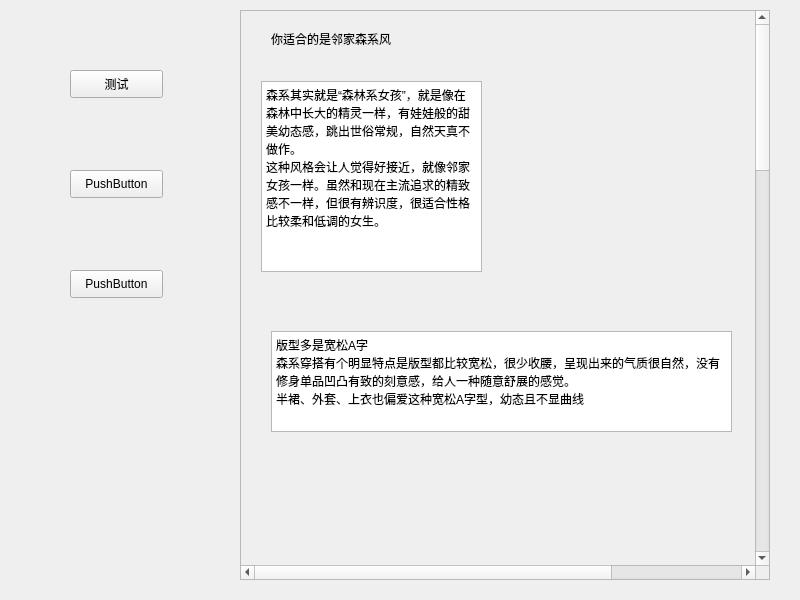
<?xml version="1.0" encoding="UTF-8"?>
<ui version="4.0">
 <class>w_s_t</class>
 <widget class="QWidget" name="w_s_t">
  <property name="geometry">
   <rect>
    <x>0</x>
    <y>0</y>
    <width>800</width>
    <height>600</height>
   </rect>
  </property>
  <property name="minimumSize">
   <size>
    <width>800</width>
    <height>600</height>
   </size>
  </property>
  <property name="maximumSize">
   <size>
    <width>800</width>
    <height>600</height>
   </size>
  </property>
  <property name="windowTitle">
   <string>Form</string>
  </property>
  <widget class="QScrollArea" name="scrollArea">
   <property name="geometry">
    <rect>
     <x>240</x>
     <y>10</y>
     <width>530</width>
     <height>570</height>
    </rect>
   </property>
   <property name="verticalScrollBarPolicy">
    <enum>Qt::ScrollBarAlwaysOn</enum>
   </property>
   <property name="horizontalScrollBarPolicy">
    <enum>Qt::ScrollBarAlwaysOn</enum>
   </property>
   <property name="widgetResizable">
    <bool>false</bool>
   </property>
   <widget class="QWidget" name="scrollAreaWidgetContents">
    <property name="geometry">
     <rect>
      <x>0</x>
      <y>-1453</y>
      <width>700</width>
      <height>2000</height>
     </rect>
    </property>
    <property name="minimumSize">
     <size>
      <width>500</width>
      <height>50</height>
     </size>
    </property>
    <widget class="QLabel" name="label">
     <property name="geometry">
      <rect>
       <x>30</x>
       <y>20</y>
       <width>181</width>
       <height>16</height>
      </rect>
     </property>
     <property name="text">
      <string>你适合的是邻家森系风</string>
     </property>
    </widget>
    <widget class="QTextBrowser" name="textBrowser">
     <property name="geometry">
      <rect>
       <x>20</x>
       <y>70</y>
       <width>221</width>
       <height>191</height>
      </rect>
     </property>
     <property name="html">
      <string>&lt;!DOCTYPE HTML PUBLIC &quot;-//W3C//DTD HTML 4.0//EN&quot; &quot;http://www.w3.org/TR/REC-html40/strict.dtd&quot;&gt;
&lt;html&gt;&lt;head&gt;&lt;meta name=&quot;qrichtext&quot; content=&quot;1&quot; /&gt;&lt;style type=&quot;text/css&quot;&gt;
p, li { white-space: pre-wrap; }
&lt;/style&gt;&lt;/head&gt;&lt;body style=&quot; font-family:'SimSun'; font-size:9pt; font-weight:400; font-style:normal;&quot;&gt;
&lt;p style=&quot; margin-top:0px; margin-bottom:0px; margin-left:0px; margin-right:0px; -qt-block-indent:0; text-indent:0px;&quot;&gt;森系其实就是“森林系女孩”，就是像在森林中长大的精灵一样，有娃娃般的甜美幼态感，跳出世俗常规，自然天真不做作。&lt;/p&gt;
&lt;p style=&quot; margin-top:0px; margin-bottom:0px; margin-left:0px; margin-right:0px; -qt-block-indent:0; text-indent:0px;&quot;&gt;这种风格会让人觉得好接近，就像邻家女孩一样。虽然和现在主流追求的精致感不一样，但很有辨识度，很适合性格比较柔和低调的女生。&lt;/p&gt;&lt;/body&gt;&lt;/html&gt;</string>
     </property>
    </widget>
    <widget class="QLabel" name="label_2">
     <property name="geometry">
      <rect>
       <x>260</x>
       <y>40</y>
       <width>221</width>
       <height>261</height>
      </rect>
     </property>
     <property name="text">
      <string/>
     </property>
    </widget>
    <widget class="QTextBrowser" name="textBrowser_2">
     <property name="geometry">
      <rect>
       <x>30</x>
       <y>320</y>
       <width>461</width>
       <height>101</height>
      </rect>
     </property>
     <property name="html">
      <string>&lt;!DOCTYPE HTML PUBLIC &quot;-//W3C//DTD HTML 4.0//EN&quot; &quot;http://www.w3.org/TR/REC-html40/strict.dtd&quot;&gt;
&lt;html&gt;&lt;head&gt;&lt;meta name=&quot;qrichtext&quot; content=&quot;1&quot; /&gt;&lt;style type=&quot;text/css&quot;&gt;
p, li { white-space: pre-wrap; }
&lt;/style&gt;&lt;/head&gt;&lt;body style=&quot; font-family:'SimSun'; font-size:9pt; font-weight:400; font-style:normal;&quot;&gt;
&lt;p style=&quot; margin-top:0px; margin-bottom:0px; margin-left:0px; margin-right:0px; -qt-block-indent:0; text-indent:0px;&quot;&gt;版型多是宽松A字&lt;/p&gt;
&lt;p style=&quot; margin-top:0px; margin-bottom:0px; margin-left:0px; margin-right:0px; -qt-block-indent:0; text-indent:0px;&quot;&gt;森系穿搭有个明显特点是版型都比较宽松，很少收腰，呈现出来的气质很自然，没有修身单品凹凸有致的刻意感，给人一种随意舒展的感觉。&lt;/p&gt;
&lt;p style=&quot; margin-top:0px; margin-bottom:0px; margin-left:0px; margin-right:0px; -qt-block-indent:0; text-indent:0px;&quot;&gt;半裙、外套、上衣也偏爱这种宽松A字型，幼态且不显曲线&lt;/p&gt;&lt;/body&gt;&lt;/html&gt;</string>
     </property>
    </widget>
    <widget class="QLabel" name="label_3">
     <property name="geometry">
      <rect>
       <x>30</x>
       <y>430</y>
       <width>451</width>
       <height>221</height>
      </rect>
     </property>
     <property name="text">
      <string/>
     </property>
    </widget>
    <widget class="QTextBrowser" name="textBrowser_3">
     <property name="geometry">
      <rect>
       <x>30</x>
       <y>660</y>
       <width>461</width>
       <height>131</height>
      </rect>
     </property>
     <property name="html">
      <string>&lt;!DOCTYPE HTML PUBLIC &quot;-//W3C//DTD HTML 4.0//EN&quot; &quot;http://www.w3.org/TR/REC-html40/strict.dtd&quot;&gt;
&lt;html&gt;&lt;head&gt;&lt;meta name=&quot;qrichtext&quot; content=&quot;1&quot; /&gt;&lt;style type=&quot;text/css&quot;&gt;
p, li { white-space: pre-wrap; }
&lt;/style&gt;&lt;/head&gt;&lt;body style=&quot; font-family:'SimSun'; font-size:9pt; font-weight:400; font-style:normal;&quot;&gt;
&lt;p style=&quot; margin-top:0px; margin-bottom:0px; margin-left:0px; margin-right:0px; -qt-block-indent:0; text-indent:0px;&quot;&gt;柔软长线条，材质天然&lt;/p&gt;
&lt;p style=&quot;-qt-paragraph-type:empty; margin-top:0px; margin-bottom:0px; margin-left:0px; margin-right:0px; -qt-block-indent:0; text-indent:0px;&quot;&gt;&lt;br /&gt;&lt;/p&gt;
&lt;p style=&quot; margin-top:0px; margin-bottom:0px; margin-left:0px; margin-right:0px; -qt-block-indent:0; text-indent:0px;&quot;&gt;森系风也有种飘逸文艺的气质，很适合用柔软长线条来营造这种感觉。&lt;/p&gt;
&lt;p style=&quot; margin-top:0px; margin-bottom:0px; margin-left:0px; margin-right:0px; -qt-block-indent:0; text-indent:0px;&quot;&gt;▲ 不过个子太小的话最好注意一下腰线，看起来没那么松垮。比如穿宽松A字长裙的时候，有一根腰带标记出腰线。或者长裙+外套的时候，针织外套稍微短一些别太拖沓。&lt;/p&gt;
&lt;p style=&quot;-qt-paragraph-type:empty; margin-top:0px; margin-bottom:0px; margin-left:0px; margin-right:0px; -qt-block-indent:0; text-indent:0px;&quot;&gt;&lt;br /&gt;&lt;/p&gt;&lt;/body&gt;&lt;/html&gt;</string>
     </property>
    </widget>
    <widget class="QLabel" name="label_4">
     <property name="geometry">
      <rect>
       <x>30</x>
       <y>800</y>
       <width>451</width>
       <height>251</height>
      </rect>
     </property>
     <property name="text">
      <string/>
     </property>
    </widget>
    <widget class="QTextBrowser" name="textBrowser_4">
     <property name="geometry">
      <rect>
       <x>30</x>
       <y>1060</y>
       <width>461</width>
       <height>41</height>
      </rect>
     </property>
     <property name="html">
      <string>&lt;!DOCTYPE HTML PUBLIC &quot;-//W3C//DTD HTML 4.0//EN&quot; &quot;http://www.w3.org/TR/REC-html40/strict.dtd&quot;&gt;
&lt;html&gt;&lt;head&gt;&lt;meta name=&quot;qrichtext&quot; content=&quot;1&quot; /&gt;&lt;style type=&quot;text/css&quot;&gt;
p, li { white-space: pre-wrap; }
&lt;/style&gt;&lt;/head&gt;&lt;body style=&quot; font-family:'SimSun'; font-size:9pt; font-weight:400; font-style:normal;&quot;&gt;
&lt;p style=&quot; margin-top:0px; margin-bottom:0px; margin-left:0px; margin-right:0px; -qt-block-indent:0; text-indent:0px;&quot;&gt;材质最好选棉麻、羊毛羊绒，软糯轻柔更有邻家感，同时也比较天然，更容易突出森系的氛围：&lt;/p&gt;&lt;/body&gt;&lt;/html&gt;</string>
     </property>
    </widget>
    <widget class="QLabel" name="label_5">
     <property name="geometry">
      <rect>
       <x>30</x>
       <y>1110</y>
       <width>451</width>
       <height>201</height>
      </rect>
     </property>
     <property name="text">
      <string/>
     </property>
    </widget>
    <widget class="QTextBrowser" name="textBrowser_5">
     <property name="geometry">
      <rect>
       <x>30</x>
       <y>1320</y>
       <width>461</width>
       <height>61</height>
      </rect>
     </property>
     <property name="html">
      <string>&lt;!DOCTYPE HTML PUBLIC &quot;-//W3C//DTD HTML 4.0//EN&quot; &quot;http://www.w3.org/TR/REC-html40/strict.dtd&quot;&gt;
&lt;html&gt;&lt;head&gt;&lt;meta name=&quot;qrichtext&quot; content=&quot;1&quot; /&gt;&lt;style type=&quot;text/css&quot;&gt;
p, li { white-space: pre-wrap; }
&lt;/style&gt;&lt;/head&gt;&lt;body style=&quot; font-family:'SimSun'; font-size:9pt; font-weight:400; font-style:normal;&quot;&gt;
&lt;p style=&quot; margin-top:0px; margin-bottom:0px; margin-left:0px; margin-right:0px; -qt-block-indent:0; text-indent:0px;&quot;&gt;如果是人工痕迹太明显的材质，这份随性自然感就打折扣了：&lt;/p&gt;
&lt;p style=&quot; margin-top:0px; margin-bottom:0px; margin-left:0px; margin-right:0px; -qt-block-indent:0; text-indent:0px;&quot;&gt;▲ 像牛仔材质不仅硬朗，还有水洗这样的加工痕迹，就不太适合这种风格的女生。&lt;/p&gt;&lt;/body&gt;&lt;/html&gt;</string>
     </property>
    </widget>
    <widget class="QLabel" name="label_6">
     <property name="geometry">
      <rect>
       <x>30</x>
       <y>1390</y>
       <width>461</width>
       <height>281</height>
      </rect>
     </property>
     <property name="text">
      <string/>
     </property>
    </widget>
    <widget class="QTextBrowser" name="textBrowser_6">
     <property name="geometry">
      <rect>
       <x>30</x>
       <y>1680</y>
       <width>461</width>
       <height>71</height>
      </rect>
     </property>
     <property name="html">
      <string>&lt;!DOCTYPE HTML PUBLIC &quot;-//W3C//DTD HTML 4.0//EN&quot; &quot;http://www.w3.org/TR/REC-html40/strict.dtd&quot;&gt;
&lt;html&gt;&lt;head&gt;&lt;meta name=&quot;qrichtext&quot; content=&quot;1&quot; /&gt;&lt;style type=&quot;text/css&quot;&gt;
p, li { white-space: pre-wrap; }
&lt;/style&gt;&lt;/head&gt;&lt;body style=&quot; font-family:'SimSun'; font-size:9pt; font-weight:400; font-style:normal;&quot;&gt;
&lt;p style=&quot; margin-top:0px; margin-bottom:0px; margin-left:0px; margin-right:0px; -qt-block-indent:0; text-indent:0px;&quot;&gt;这些森系元素，这样穿才不会过时老土&lt;/p&gt;
&lt;p style=&quot; margin-top:0px; margin-bottom:0px; margin-left:0px; margin-right:0px; -qt-block-indent:0; text-indent:0px;&quot;&gt;前面也说过，邻家森系风很喜欢一些特定元素，比如花朵刺绣、大地色碎花、民族风印花、格纹等，都是比较复古的。&lt;/p&gt;&lt;/body&gt;&lt;/html&gt;</string>
     </property>
    </widget>
    <widget class="QLabel" name="label_7">
     <property name="geometry">
      <rect>
       <x>30</x>
       <y>1770</y>
       <width>441</width>
       <height>221</height>
      </rect>
     </property>
     <property name="text">
      <string/>
     </property>
    </widget>
    <widget class="QTextBrowser" name="textBrowser_7">
     <property name="geometry">
      <rect>
       <x>60</x>
       <y>2070</y>
       <width>551</width>
       <height>41</height>
      </rect>
     </property>
     <property name="html">
      <string>&lt;!DOCTYPE HTML PUBLIC &quot;-//W3C//DTD HTML 4.0//EN&quot; &quot;http://www.w3.org/TR/REC-html40/strict.dtd&quot;&gt;
&lt;html&gt;&lt;head&gt;&lt;meta name=&quot;qrichtext&quot; content=&quot;1&quot; /&gt;&lt;style type=&quot;text/css&quot;&gt;
p, li { white-space: pre-wrap; }
&lt;/style&gt;&lt;/head&gt;&lt;body style=&quot; font-family:'SimSun'; font-size:9pt; font-weight:400; font-style:normal;&quot;&gt;
&lt;p style=&quot; margin-top:0px; margin-bottom:0px; margin-left:0px; margin-right:0px; -qt-block-indent:0; text-indent:0px;&quot;&gt;还有不少甜美风元素，比如娃娃领、蕾丝、蛋糕裙摆等等。&lt;/p&gt;&lt;/body&gt;&lt;/html&gt;</string>
     </property>
    </widget>
    <widget class="QLabel" name="label_8">
     <property name="geometry">
      <rect>
       <x>100</x>
       <y>2170</y>
       <width>471</width>
       <height>161</height>
      </rect>
     </property>
     <property name="text">
      <string>TextLabel</string>
     </property>
    </widget>
   </widget>
  </widget>
  <widget class="QPushButton" name="pushButton">
   <property name="geometry">
    <rect>
     <x>70</x>
     <y>70</y>
     <width>93</width>
     <height>28</height>
    </rect>
   </property>
   <property name="text">
    <string>测试</string>
   </property>
  </widget>
  <widget class="QPushButton" name="pushButton_2">
   <property name="geometry">
    <rect>
     <x>70</x>
     <y>170</y>
     <width>93</width>
     <height>28</height>
    </rect>
   </property>
   <property name="text">
    <string>PushButton</string>
   </property>
  </widget>
  <widget class="QPushButton" name="pushButton_3">
   <property name="geometry">
    <rect>
     <x>70</x>
     <y>270</y>
     <width>93</width>
     <height>28</height>
    </rect>
   </property>
   <property name="text">
    <string>PushButton</string>
   </property>
  </widget>
 </widget>
 <resources/>
 <connections/>
</ui>
